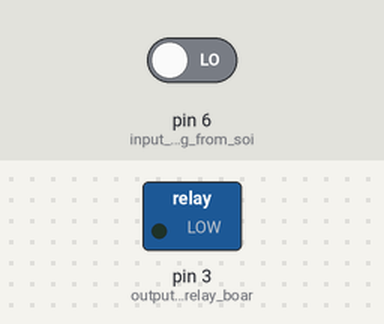
Bench run of a sketch on a simulated Arduino Uno, built with avr-gcc and run on an emulated ATmega328P. Shown: switched loads named in the sketch (green lamp = pin HIGH). The inputs (shaded band) are chosen by the test bench; at power-on: pin 6 (input_pin_coming_from_soi) LOW.

Above: at 1.6 s.
1.7 s: pin 6 (input_pin_coming_from_soi) driven HIGH
At 3.1 s:
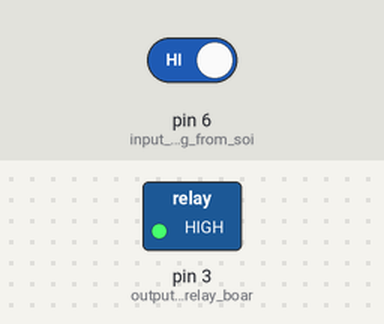
3.5 s: pin 6 (input_pin_coming_from_soi) driven LOW
At 4.3 s:
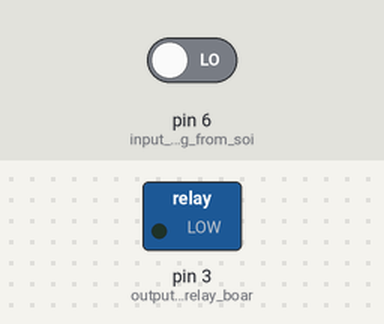
Timing chart, 0 to 6.5 s (numbered marks = the images above; inputs shaded):
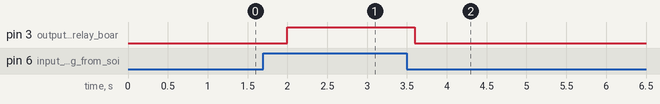

The sketch:

Automatic_Plant_Watering_System.ino
```cpp
int water;

void setup() {
  pinMode(3,OUTPUT); //output pin for relay board, this will sent signal to the relay
  pinMode(6,INPUT); //input pin coming from soil sensor
}

void loop() {
  water = digitalRead(6);  // reading the coming signal from the soil sensor
  if(water == HIGH) // if water level is full then cut the relay
  {
      printf("Soil is Wet");
      digitalWrite(3,HIGH); // low is to cut the relay
  }
  else
  {
    printf("Soil is dry");
      digitalWrite(3,LOW); //high to continue proving signal and water supply
  }
  delay(400);
}
```

Measured:
- after the input at 1.7 s, pin 3 (output_pin_for_relay_boar): LOW → HIGH after 0.30 s
- after the input at 3.5 s, pin 3 (output_pin_for_relay_boar): HIGH → LOW after 0.10 s
